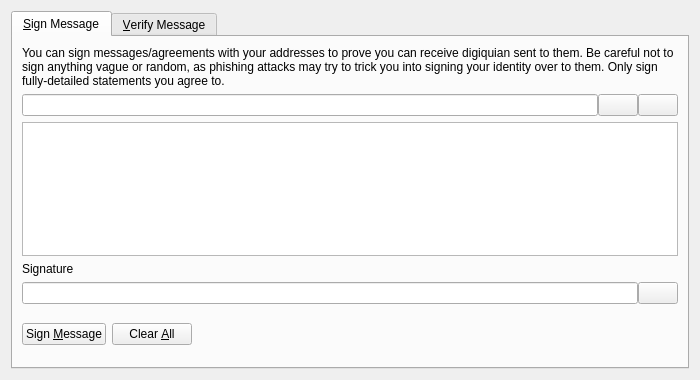
<?xml version="1.0" encoding="UTF-8"?>
<ui version="4.0">
 <class>SignVerifyMessageDialog</class>
 <widget class="QDialog" name="SignVerifyMessageDialog">
  <property name="geometry">
   <rect>
    <x>0</x>
    <y>0</y>
    <width>700</width>
    <height>380</height>
   </rect>
  </property>
  <property name="windowTitle">
   <string>Signatures - Sign / Verify a Message</string>
  </property>
  <property name="modal">
   <bool>true</bool>
  </property>
  <layout class="QVBoxLayout" name="verticalLayout">
   <item>
    <widget class="QTabWidget" name="tabWidget">
     <property name="currentIndex">
      <number>0</number>
     </property>
     <widget class="QWidget" name="tabSignMessage">
      <attribute name="title">
       <string>&amp;Sign Message</string>
      </attribute>
      <layout class="QVBoxLayout" name="verticalLayout_SM">
       <item>
        <widget class="QLabel" name="infoLabel_SM">
         <property name="text">
          <string>You can sign messages/agreements with your addresses to prove you can receive digiquian sent to them. Be careful not to sign anything vague or random, as phishing attacks may try to trick you into signing your identity over to them. Only sign fully-detailed statements you agree to.</string>
         </property>
         <property name="textFormat">
          <enum>Qt::PlainText</enum>
         </property>
         <property name="wordWrap">
          <bool>true</bool>
         </property>
        </widget>
       </item>
       <item>
        <layout class="QHBoxLayout" name="horizontalLayout_1_SM">
         <property name="spacing">
          <number>0</number>
         </property>
         <item>
          <widget class="QValidatedLineEdit" name="addressIn_SM">
           <property name="toolTip">
            <string>The digiquian address to sign the message with</string>
           </property>
          </widget>
         </item>
         <item>
          <widget class="QPushButton" name="addressBookButton_SM">
           <property name="toolTip">
            <string>Choose previously used address</string>
           </property>
           <property name="text">
            <string/>
           </property>
           <property name="shortcut">
            <string>Alt+A</string>
           </property>
           <property name="autoDefault">
            <bool>false</bool>
           </property>
          </widget>
         </item>
         <item>
          <widget class="QPushButton" name="pasteButton_SM">
           <property name="toolTip">
            <string>Paste address from clipboard</string>
           </property>
           <property name="text">
            <string/>
           </property>
           <property name="shortcut">
            <string>Alt+P</string>
           </property>
           <property name="autoDefault">
            <bool>false</bool>
           </property>
          </widget>
         </item>
        </layout>
       </item>
       <item>
        <widget class="QPlainTextEdit" name="messageIn_SM">
         <property name="toolTip">
          <string>Enter the message you want to sign here</string>
         </property>
        </widget>
       </item>
       <item>
        <widget class="QLabel" name="signatureLabel_SM">
         <property name="text">
          <string>Signature</string>
         </property>
         <property name="textFormat">
          <enum>Qt::PlainText</enum>
         </property>
        </widget>
       </item>
       <item>
        <layout class="QHBoxLayout" name="horizontalLayout_2_SM">
         <property name="spacing">
          <number>0</number>
         </property>
         <item>
          <widget class="QLineEdit" name="signatureOut_SM">
           <property name="font">
            <font>
             <italic>true</italic>
            </font>
           </property>
           <property name="readOnly">
            <bool>true</bool>
           </property>
          </widget>
         </item>
         <item>
          <widget class="QPushButton" name="copySignatureButton_SM">
           <property name="toolTip">
            <string>Copy the current signature to the system clipboard</string>
           </property>
           <property name="text">
            <string/>
           </property>
           <property name="autoDefault">
            <bool>false</bool>
           </property>
          </widget>
         </item>
        </layout>
       </item>
       <item>
        <layout class="QHBoxLayout" name="horizontalLayout_3_SM">
         <item>
          <widget class="QPushButton" name="signMessageButton_SM">
           <property name="toolTip">
            <string>Sign the message to prove you own this digiquian address</string>
           </property>
           <property name="text">
            <string>Sign &amp;Message</string>
           </property>
           <property name="autoDefault">
            <bool>false</bool>
           </property>
          </widget>
         </item>
         <item>
          <widget class="QPushButton" name="clearButton_SM">
           <property name="toolTip">
            <string>Reset all sign message fields</string>
           </property>
           <property name="text">
            <string>Clear &amp;All</string>
           </property>
           <property name="autoDefault">
            <bool>false</bool>
           </property>
          </widget>
         </item>
         <item>
          <spacer name="horizontalSpacer_1_SM">
           <property name="orientation">
            <enum>Qt::Horizontal</enum>
           </property>
           <property name="sizeHint" stdset="0">
            <size>
             <width>40</width>
             <height>48</height>
            </size>
           </property>
          </spacer>
         </item>
         <item>
          <widget class="QLabel" name="statusLabel_SM">
           <property name="font">
            <font>
             <weight>75</weight>
             <bold>true</bold>
            </font>
           </property>
           <property name="text">
            <string/>
           </property>
           <property name="wordWrap">
            <bool>true</bool>
           </property>
          </widget>
         </item>
         <item>
          <spacer name="horizontalSpacer_2_SM">
           <property name="orientation">
            <enum>Qt::Horizontal</enum>
           </property>
           <property name="sizeHint" stdset="0">
            <size>
             <width>40</width>
             <height>48</height>
            </size>
           </property>
          </spacer>
         </item>
        </layout>
       </item>
      </layout>
     </widget>
     <widget class="QWidget" name="tabVerifyMessage">
      <attribute name="title">
       <string>&amp;Verify Message</string>
      </attribute>
      <layout class="QVBoxLayout" name="verticalLayout_VM">
       <item>
        <widget class="QLabel" name="infoLabel_VM">
         <property name="text">
          <string>Enter the receiver's address, message (ensure you copy line breaks, spaces, tabs, etc. exactly) and signature below to verify the message. Be careful not to read more into the signature than what is in the signed message itself, to avoid being tricked by a man-in-the-middle attack. Note that this only proves the signing party receives with the address, it cannot prove sendership of any transaction!</string>
         </property>
         <property name="textFormat">
          <enum>Qt::PlainText</enum>
         </property>
         <property name="alignment">
          <set>Qt::AlignLeading|Qt::AlignLeft|Qt::AlignTop</set>
         </property>
         <property name="wordWrap">
          <bool>true</bool>
         </property>
        </widget>
       </item>
       <item>
        <layout class="QHBoxLayout" name="horizontalLayout_1_VM">
         <property name="spacing">
          <number>0</number>
         </property>
         <item>
          <widget class="QValidatedLineEdit" name="addressIn_VM">
           <property name="toolTip">
            <string>The digiquian address the message was signed with</string>
           </property>
          </widget>
         </item>
         <item>
          <widget class="QPushButton" name="addressBookButton_VM">
           <property name="toolTip">
            <string>Choose previously used address</string>
           </property>
           <property name="text">
            <string/>
           </property>
           <property name="shortcut">
            <string>Alt+A</string>
           </property>
           <property name="autoDefault">
            <bool>false</bool>
           </property>
          </widget>
         </item>
        </layout>
       </item>
       <item>
        <widget class="QPlainTextEdit" name="messageIn_VM"/>
       </item>
       <item>
        <widget class="QValidatedLineEdit" name="signatureIn_VM"/>
       </item>
       <item>
        <layout class="QHBoxLayout" name="horizontalLayout_2_VM">
         <item>
          <widget class="QPushButton" name="verifyMessageButton_VM">
           <property name="toolTip">
            <string>Verify the message to ensure it was signed with the specified digiquian address</string>
           </property>
           <property name="text">
            <string>Verify &amp;Message</string>
           </property>
           <property name="autoDefault">
            <bool>false</bool>
           </property>
          </widget>
         </item>
         <item>
          <widget class="QPushButton" name="clearButton_VM">
           <property name="toolTip">
            <string>Reset all verify message fields</string>
           </property>
           <property name="text">
            <string>Clear &amp;All</string>
           </property>
           <property name="autoDefault">
            <bool>false</bool>
           </property>
          </widget>
         </item>
         <item>
          <spacer name="horizontalSpacer_1_VM">
           <property name="orientation">
            <enum>Qt::Horizontal</enum>
           </property>
           <property name="sizeHint" stdset="0">
            <size>
             <width>40</width>
             <height>48</height>
            </size>
           </property>
          </spacer>
         </item>
         <item>
          <widget class="QLabel" name="statusLabel_VM">
           <property name="font">
            <font>
             <weight>75</weight>
             <bold>true</bold>
            </font>
           </property>
           <property name="text">
            <string/>
           </property>
           <property name="wordWrap">
            <bool>true</bool>
           </property>
          </widget>
         </item>
         <item>
          <spacer name="horizontalSpacer_2_VM">
           <property name="orientation">
            <enum>Qt::Horizontal</enum>
           </property>
           <property name="sizeHint" stdset="0">
            <size>
             <width>40</width>
             <height>48</height>
            </size>
           </property>
          </spacer>
         </item>
        </layout>
       </item>
      </layout>
     </widget>
    </widget>
   </item>
  </layout>
 </widget>
 <customwidgets>
  <customwidget>
   <class>QValidatedLineEdit</class>
   <extends>QLineEdit</extends>
   <header>qvalidatedlineedit.h</header>
  </customwidget>
 </customwidgets>
 <resources>
  <include location="../digiquian.qrc"/>
 </resources>
 <connections/>
</ui>
